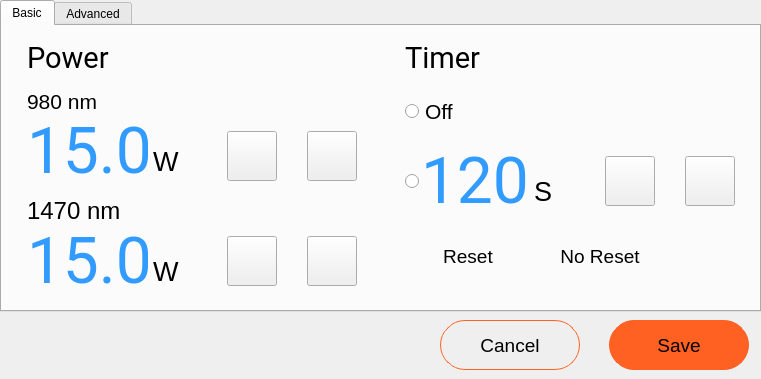
<?xml version="1.0" encoding="UTF-8"?>
<ui version="4.0">
 <class>changevalue</class>
 <widget class="QWidget" name="changevalue">
  <property name="geometry">
   <rect>
    <x>0</x>
    <y>0</y>
    <width>761</width>
    <height>379</height>
   </rect>
  </property>
  <property name="windowTitle">
   <string>Form</string>
  </property>
  <widget class="QTabWidget" name="T2_home">
   <property name="geometry">
    <rect>
     <x>0</x>
     <y>0</y>
     <width>761</width>
     <height>312</height>
    </rect>
   </property>
   <property name="layoutDirection">
    <enum>Qt::LeftToRight</enum>
   </property>
   <property name="styleSheet">
    <string notr="true"/>
   </property>
   <property name="tabPosition">
    <enum>QTabWidget::North</enum>
   </property>
   <property name="tabShape">
    <enum>QTabWidget::Rounded</enum>
   </property>
   <property name="currentIndex">
    <number>0</number>
   </property>
   <property name="tabsClosable">
    <bool>false</bool>
   </property>
   <property name="movable">
    <bool>false</bool>
   </property>
   <property name="tabBarAutoHide">
    <bool>false</bool>
   </property>
   <widget class="QWidget" name="T2_basic">
    <attribute name="title">
     <string>Basic</string>
    </attribute>
    <widget class="QFrame" name="homeframe_1">
     <property name="geometry">
      <rect>
       <x>0</x>
       <y>0</y>
       <width>760</width>
       <height>280</height>
      </rect>
     </property>
     <property name="frameShape">
      <enum>QFrame::NoFrame</enum>
     </property>
     <widget class="QFrame" name="homeframe_2">
      <property name="geometry">
       <rect>
        <x>5</x>
        <y>5</y>
        <width>372</width>
        <height>270</height>
       </rect>
      </property>
      <property name="styleSheet">
       <string notr="true"/>
      </property>
      <property name="frameShape">
       <enum>QFrame::NoFrame</enum>
      </property>
      <widget class="QLabel" name="L2_power">
       <property name="geometry">
        <rect>
         <x>20</x>
         <y>15</y>
         <width>90</width>
         <height>25</height>
        </rect>
       </property>
       <property name="font">
        <font>
         <family>Roboto</family>
         <pointsize>22</pointsize>
         <weight>50</weight>
         <italic>false</italic>
         <bold>false</bold>
        </font>
       </property>
       <property name="styleSheet">
        <string notr="true">font-size: 22pt;</string>
       </property>
       <property name="text">
        <string>Power</string>
       </property>
      </widget>
      <widget class="QLabel" name="L2_watts">
       <property name="geometry">
        <rect>
         <x>146</x>
         <y>120</y>
         <width>31</width>
         <height>21</height>
        </rect>
       </property>
       <property name="styleSheet">
        <string notr="true">font-size: 20pt;</string>
       </property>
       <property name="text">
        <string>W</string>
       </property>
      </widget>
      <widget class="QLabel" name="L2_980nm">
       <property name="geometry">
        <rect>
         <x>20</x>
         <y>60</y>
         <width>80</width>
         <height>20</height>
        </rect>
       </property>
       <property name="styleSheet">
        <string notr="true">font-size: 16pt;</string>
       </property>
       <property name="text">
        <string>980 nm</string>
       </property>
      </widget>
      <widget class="QLabel" name="L2_1470nm">
       <property name="geometry">
        <rect>
         <x>20</x>
         <y>170</y>
         <width>95</width>
         <height>20</height>
        </rect>
       </property>
       <property name="styleSheet">
        <string notr="true">font-size: 18pt;</string>
       </property>
       <property name="text">
        <string>1470 nm</string>
       </property>
      </widget>
      <widget class="home_button" name="B2_980sub">
       <property name="geometry">
        <rect>
         <x>220</x>
         <y>100</y>
         <width>50</width>
         <height>50</height>
        </rect>
       </property>
       <property name="styleSheet">
        <string notr="true">image: url(:/icons/negative.svg);</string>
       </property>
       <property name="text">
        <string/>
       </property>
      </widget>
      <widget class="home_button" name="B2_980add">
       <property name="geometry">
        <rect>
         <x>300</x>
         <y>100</y>
         <width>50</width>
         <height>50</height>
        </rect>
       </property>
       <property name="sizePolicy">
        <sizepolicy hsizetype="Preferred" vsizetype="Preferred">
         <horstretch>0</horstretch>
         <verstretch>0</verstretch>
        </sizepolicy>
       </property>
       <property name="font">
        <font>
         <pointsize>22</pointsize>
        </font>
       </property>
       <property name="layoutDirection">
        <enum>Qt::LeftToRight</enum>
       </property>
       <property name="styleSheet">
        <string notr="true">image: url(:/icons/plus.svg);</string>
       </property>
       <property name="text">
        <string/>
       </property>
      </widget>
      <widget class="home_button" name="B2_1470sub">
       <property name="geometry">
        <rect>
         <x>220</x>
         <y>205</y>
         <width>50</width>
         <height>50</height>
        </rect>
       </property>
       <property name="styleSheet">
        <string notr="true">image: url(:/icons/negative.svg);</string>
       </property>
       <property name="text">
        <string/>
       </property>
      </widget>
      <widget class="home_button" name="B2_1470add">
       <property name="geometry">
        <rect>
         <x>300</x>
         <y>205</y>
         <width>50</width>
         <height>50</height>
        </rect>
       </property>
       <property name="styleSheet">
        <string notr="true">image: url(:/icons/plus.svg);</string>
       </property>
       <property name="text">
        <string/>
       </property>
      </widget>
      <widget class="QLabel" name="L2_980_show">
       <property name="geometry">
        <rect>
         <x>20</x>
         <y>90</y>
         <width>121</width>
         <height>60</height>
        </rect>
       </property>
       <property name="font">
        <font>
         <family>Roboto</family>
         <pointsize>48</pointsize>
         <italic>false</italic>
        </font>
       </property>
       <property name="styleSheet">
        <string notr="true">color: rgb(50, 155, 255);
font-size: 48pt;</string>
       </property>
       <property name="text">
        <string>15.0</string>
       </property>
      </widget>
      <widget class="QLabel" name="L2_1470_show">
       <property name="geometry">
        <rect>
         <x>20</x>
         <y>200</y>
         <width>121</width>
         <height>60</height>
        </rect>
       </property>
       <property name="font">
        <font>
         <family>Roboto</family>
         <pointsize>48</pointsize>
        </font>
       </property>
       <property name="styleSheet">
        <string notr="true">color: rgb(50, 155, 255);
font-size: 48pt;</string>
       </property>
       <property name="text">
        <string>15.0</string>
       </property>
      </widget>
      <widget class="QLabel" name="L2_watts_2">
       <property name="geometry">
        <rect>
         <x>146</x>
         <y>230</y>
         <width>31</width>
         <height>21</height>
        </rect>
       </property>
       <property name="styleSheet">
        <string notr="true">font-size: 20pt;</string>
       </property>
       <property name="text">
        <string>W</string>
       </property>
      </widget>
     </widget>
     <widget class="QFrame" name="homeframe_3">
      <property name="geometry">
       <rect>
        <x>383</x>
        <y>5</y>
        <width>372</width>
        <height>270</height>
       </rect>
      </property>
      <property name="styleSheet">
       <string notr="true"/>
      </property>
      <property name="frameShape">
       <enum>QFrame::NoFrame</enum>
      </property>
      <widget class="QLabel" name="L2_timer">
       <property name="geometry">
        <rect>
         <x>20</x>
         <y>15</y>
         <width>80</width>
         <height>25</height>
        </rect>
       </property>
       <property name="font">
        <font>
         <family>Roboto</family>
         <pointsize>22</pointsize>
         <weight>50</weight>
         <bold>false</bold>
        </font>
       </property>
       <property name="styleSheet">
        <string notr="true">font-size: 22pt;</string>
       </property>
       <property name="text">
        <string>Timer</string>
       </property>
      </widget>
      <widget class="QLabel" name="L2_seconds">
       <property name="geometry">
        <rect>
         <x>149</x>
         <y>145</y>
         <width>31</width>
         <height>31</height>
        </rect>
       </property>
       <property name="styleSheet">
        <string notr="true">font-size: 20pt;</string>
       </property>
       <property name="text">
        <string>S</string>
       </property>
      </widget>
      <widget class="home_button" name="B2_timer_add">
       <property name="geometry">
        <rect>
         <x>300</x>
         <y>125</y>
         <width>50</width>
         <height>50</height>
        </rect>
       </property>
       <property name="styleSheet">
        <string notr="true">image: url(:/icons/plus.svg);</string>
       </property>
       <property name="text">
        <string/>
       </property>
      </widget>
      <widget class="home_button" name="B2_timer_sub">
       <property name="geometry">
        <rect>
         <x>220</x>
         <y>125</y>
         <width>50</width>
         <height>50</height>
        </rect>
       </property>
       <property name="styleSheet">
        <string notr="true">image: url(:/icons/negative.svg);</string>
       </property>
       <property name="text">
        <string/>
       </property>
      </widget>
      <widget class="QRadioButton" name="B2_timer_on">
       <property name="geometry">
        <rect>
         <x>20</x>
         <y>140</y>
         <width>90</width>
         <height>21</height>
        </rect>
       </property>
       <property name="styleSheet">
        <string notr="true">font-size: 16pt;</string>
       </property>
       <property name="text">
        <string/>
       </property>
      </widget>
      <widget class="QRadioButton" name="B2_timer_off">
       <property name="geometry">
        <rect>
         <x>20</x>
         <y>70</y>
         <width>90</width>
         <height>21</height>
        </rect>
       </property>
       <property name="styleSheet">
        <string notr="true">font-size: 16pt;</string>
       </property>
       <property name="text">
        <string>Off</string>
       </property>
      </widget>
      <widget class="QLabel" name="L2_timer_show">
       <property name="geometry">
        <rect>
         <x>36</x>
         <y>120</y>
         <width>111</width>
         <height>60</height>
        </rect>
       </property>
       <property name="font">
        <font>
         <family>Roboto</family>
         <pointsize>48</pointsize>
        </font>
       </property>
       <property name="styleSheet">
        <string notr="true">color: rgb(50, 155, 255);
font-size: 48pt;</string>
       </property>
       <property name="text">
        <string>120</string>
       </property>
      </widget>
      <widget class="QPushButton" name="B2_timer_reset">
       <property name="geometry">
        <rect>
         <x>18</x>
         <y>200</y>
         <width>130</width>
         <height>50</height>
        </rect>
       </property>
       <property name="styleSheet">
        <string notr="true">border: 0px solid;
border-top-left-radius: 25px;
border-bottom-left-radius: 25px;
font-size: 14pt;</string>
       </property>
       <property name="text">
        <string>Reset</string>
       </property>
       <property name="autoExclusive">
        <bool>false</bool>
       </property>
      </widget>
      <widget class="QPushButton" name="B2_timer_noreset">
       <property name="geometry">
        <rect>
         <x>150</x>
         <y>200</y>
         <width>130</width>
         <height>50</height>
        </rect>
       </property>
       <property name="styleSheet">
        <string notr="true">border: 0px solid;
border-top-right-radius: 25px;
border-bottom-right-radius: 25px;
font-size: 14pt;</string>
       </property>
       <property name="text">
        <string>No Reset</string>
       </property>
       <property name="autoExclusive">
        <bool>false</bool>
       </property>
      </widget>
     </widget>
    </widget>
   </widget>
   <widget class="QWidget" name="T2_advanced">
    <attribute name="title">
     <string>Advanced</string>
    </attribute>
    <widget class="QFrame" name="homeframe_4">
     <property name="geometry">
      <rect>
       <x>0</x>
       <y>0</y>
       <width>760</width>
       <height>280</height>
      </rect>
     </property>
     <property name="frameShape">
      <enum>QFrame::NoFrame</enum>
     </property>
     <widget class="QFrame" name="homeframe_5">
      <property name="geometry">
       <rect>
        <x>5</x>
        <y>5</y>
        <width>372</width>
        <height>270</height>
       </rect>
      </property>
      <property name="styleSheet">
       <string notr="true"/>
      </property>
      <property name="frameShape">
       <enum>QFrame::NoFrame</enum>
      </property>
      <widget class="QLabel" name="label_2">
       <property name="geometry">
        <rect>
         <x>20</x>
         <y>60</y>
         <width>131</width>
         <height>20</height>
        </rect>
       </property>
       <property name="styleSheet">
        <string notr="true">font-size: 18pt;</string>
       </property>
       <property name="text">
        <string>ON time</string>
       </property>
      </widget>
      <widget class="QLabel" name="label">
       <property name="geometry">
        <rect>
         <x>20</x>
         <y>170</y>
         <width>151</width>
         <height>20</height>
        </rect>
       </property>
       <property name="styleSheet">
        <string notr="true">font-size: 18pt;</string>
       </property>
       <property name="text">
        <string>OFF time</string>
       </property>
      </widget>
      <widget class="home_button" name="B2_on_time_sub">
       <property name="geometry">
        <rect>
         <x>220</x>
         <y>100</y>
         <width>50</width>
         <height>50</height>
        </rect>
       </property>
       <property name="styleSheet">
        <string notr="true">image: url(:/icons/negative.svg);</string>
       </property>
       <property name="text">
        <string/>
       </property>
      </widget>
      <widget class="home_button" name="B2_on_time_add">
       <property name="geometry">
        <rect>
         <x>300</x>
         <y>100</y>
         <width>50</width>
         <height>50</height>
        </rect>
       </property>
       <property name="sizePolicy">
        <sizepolicy hsizetype="Preferred" vsizetype="Preferred">
         <horstretch>0</horstretch>
         <verstretch>0</verstretch>
        </sizepolicy>
       </property>
       <property name="font">
        <font>
         <pointsize>22</pointsize>
        </font>
       </property>
       <property name="layoutDirection">
        <enum>Qt::LeftToRight</enum>
       </property>
       <property name="styleSheet">
        <string notr="true">image: url(:/icons/plus.svg);</string>
       </property>
       <property name="text">
        <string/>
       </property>
      </widget>
      <widget class="home_button" name="B2_off_time_sub">
       <property name="geometry">
        <rect>
         <x>220</x>
         <y>205</y>
         <width>50</width>
         <height>50</height>
        </rect>
       </property>
       <property name="styleSheet">
        <string notr="true">image: url(:/icons/negative.svg);</string>
       </property>
       <property name="text">
        <string/>
       </property>
      </widget>
      <widget class="home_button" name="B2_off_time_add">
       <property name="geometry">
        <rect>
         <x>300</x>
         <y>205</y>
         <width>50</width>
         <height>50</height>
        </rect>
       </property>
       <property name="styleSheet">
        <string notr="true">image: url(:/icons/plus.svg);</string>
       </property>
       <property name="text">
        <string/>
       </property>
      </widget>
      <widget class="QLabel" name="L2_on_pulse_show">
       <property name="geometry">
        <rect>
         <x>20</x>
         <y>90</y>
         <width>131</width>
         <height>60</height>
        </rect>
       </property>
       <property name="font">
        <font>
         <family>Roboto</family>
         <pointsize>48</pointsize>
         <italic>false</italic>
        </font>
       </property>
       <property name="styleSheet">
        <string notr="true">color: rgb(50, 155, 255);
font-size: 48pt;</string>
       </property>
       <property name="text">
        <string>11.5</string>
       </property>
      </widget>
      <widget class="QLabel" name="L2_off_pulse_show">
       <property name="geometry">
        <rect>
         <x>20</x>
         <y>200</y>
         <width>131</width>
         <height>60</height>
        </rect>
       </property>
       <property name="font">
        <font>
         <family>Roboto</family>
         <pointsize>48</pointsize>
        </font>
       </property>
       <property name="styleSheet">
        <string notr="true">color: rgb(50, 155, 255);
font-size: 48pt;</string>
       </property>
       <property name="text">
        <string>11.5</string>
       </property>
      </widget>
      <widget class="QCheckBox" name="B2_pulsemode">
       <property name="geometry">
        <rect>
         <x>20</x>
         <y>15</y>
         <width>141</width>
         <height>21</height>
        </rect>
       </property>
       <property name="mouseTracking">
        <bool>false</bool>
       </property>
       <property name="styleSheet">
        <string notr="true">font-size: 16pt;</string>
       </property>
       <property name="text">
        <string>Pulse Mode</string>
       </property>
      </widget>
      <widget class="QLabel" name="L2_on_pulse_unit">
       <property name="geometry">
        <rect>
         <x>150</x>
         <y>120</y>
         <width>31</width>
         <height>21</height>
        </rect>
       </property>
       <property name="styleSheet">
        <string notr="true">font-size:20px;</string>
       </property>
       <property name="text">
        <string>ms</string>
       </property>
      </widget>
      <widget class="QLabel" name="L2_off_pulse_unit">
       <property name="geometry">
        <rect>
         <x>150</x>
         <y>230</y>
         <width>31</width>
         <height>21</height>
        </rect>
       </property>
       <property name="styleSheet">
        <string notr="true">font-size:20px;</string>
       </property>
       <property name="text">
        <string>ms</string>
       </property>
      </widget>
     </widget>
     <widget class="QFrame" name="homeframe_6">
      <property name="geometry">
       <rect>
        <x>383</x>
        <y>5</y>
        <width>372</width>
        <height>270</height>
       </rect>
      </property>
      <property name="styleSheet">
       <string notr="true"/>
      </property>
      <property name="frameShape">
       <enum>QFrame::NoFrame</enum>
      </property>
      <widget class="home_button" name="B2_alarm_sec_add">
       <property name="geometry">
        <rect>
         <x>300</x>
         <y>100</y>
         <width>50</width>
         <height>50</height>
        </rect>
       </property>
       <property name="styleSheet">
        <string notr="true">image: url(:/icons/plus.svg);</string>
       </property>
       <property name="text">
        <string/>
       </property>
      </widget>
      <widget class="home_button" name="B2_alarm_sec_sub">
       <property name="geometry">
        <rect>
         <x>220</x>
         <y>100</y>
         <width>50</width>
         <height>50</height>
        </rect>
       </property>
       <property name="styleSheet">
        <string notr="true">image: url(:/icons/negative.svg);</string>
       </property>
       <property name="text">
        <string/>
       </property>
      </widget>
      <widget class="QCheckBox" name="B2_audioalarm">
       <property name="geometry">
        <rect>
         <x>20</x>
         <y>15</y>
         <width>141</width>
         <height>21</height>
        </rect>
       </property>
       <property name="styleSheet">
        <string notr="true">font-size: 16pt;</string>
       </property>
       <property name="text">
        <string>Audio Alarm</string>
       </property>
      </widget>
      <widget class="QRadioButton" name="B2_sec_alarm">
       <property name="geometry">
        <rect>
         <x>20</x>
         <y>60</y>
         <width>121</width>
         <height>21</height>
        </rect>
       </property>
       <property name="mouseTracking">
        <bool>false</bool>
       </property>
       <property name="styleSheet">
        <string notr="true">font-size: 18pt;</string>
       </property>
       <property name="text">
        <string>Seconds</string>
       </property>
       <property name="autoExclusive">
        <bool>false</bool>
       </property>
      </widget>
      <widget class="QRadioButton" name="B2_joule_alarm">
       <property name="geometry">
        <rect>
         <x>20</x>
         <y>170</y>
         <width>91</width>
         <height>21</height>
        </rect>
       </property>
       <property name="mouseTracking">
        <bool>false</bool>
       </property>
       <property name="styleSheet">
        <string notr="true">font-size: 16pt;</string>
       </property>
       <property name="text">
        <string>Joules</string>
       </property>
       <property name="autoExclusive">
        <bool>false</bool>
       </property>
      </widget>
      <widget class="QLabel" name="L2_alarm_sec_show">
       <property name="geometry">
        <rect>
         <x>20</x>
         <y>90</y>
         <width>201</width>
         <height>60</height>
        </rect>
       </property>
       <property name="font">
        <font>
         <family>Roboto</family>
         <pointsize>48</pointsize>
         <italic>false</italic>
        </font>
       </property>
       <property name="styleSheet">
        <string notr="true">color: rgb(50, 155, 255);
font-size: 48pt;</string>
       </property>
       <property name="text">
        <string>0.0</string>
       </property>
      </widget>
      <widget class="QLabel" name="L2_alarm_joule_show">
       <property name="geometry">
        <rect>
         <x>20</x>
         <y>200</y>
         <width>201</width>
         <height>60</height>
        </rect>
       </property>
       <property name="font">
        <font>
         <family>Roboto</family>
         <pointsize>48</pointsize>
         <italic>false</italic>
        </font>
       </property>
       <property name="styleSheet">
        <string notr="true">color: rgb(50, 155, 255);
font-size: 48pt;</string>
       </property>
       <property name="text">
        <string>0.0</string>
       </property>
      </widget>
      <widget class="home_button" name="B2_alarm_joule_add">
       <property name="geometry">
        <rect>
         <x>300</x>
         <y>205</y>
         <width>50</width>
         <height>50</height>
        </rect>
       </property>
       <property name="styleSheet">
        <string notr="true">image: url(:/icons/plus.svg);</string>
       </property>
       <property name="text">
        <string/>
       </property>
      </widget>
      <widget class="home_button" name="B2_alarm_joule_sub">
       <property name="geometry">
        <rect>
         <x>220</x>
         <y>205</y>
         <width>50</width>
         <height>50</height>
        </rect>
       </property>
       <property name="styleSheet">
        <string notr="true">image: url(:/icons/negative.svg);</string>
       </property>
       <property name="text">
        <string/>
       </property>
      </widget>
     </widget>
    </widget>
   </widget>
  </widget>
  <widget class="QLabel" name="L2_tab_hide">
   <property name="geometry">
    <rect>
     <x>0</x>
     <y>0</y>
     <width>381</width>
     <height>32</height>
    </rect>
   </property>
   <property name="styleSheet">
    <string notr="true"/>
   </property>
   <property name="text">
    <string/>
   </property>
  </widget>
  <widget class="QPushButton" name="B4_save">
   <property name="geometry">
    <rect>
     <x>609</x>
     <y>320</y>
     <width>140</width>
     <height>50</height>
    </rect>
   </property>
   <property name="styleSheet">
    <string notr="true">font-size: 14pt;
border: 1px solid rgb(255, 97, 34);
border-radius: 25px;
background-color:rgb(255, 97, 34);
</string>
   </property>
   <property name="text">
    <string>Save</string>
   </property>
  </widget>
  <widget class="QPushButton" name="B4_cancel">
   <property name="geometry">
    <rect>
     <x>440</x>
     <y>320</y>
     <width>140</width>
     <height>50</height>
    </rect>
   </property>
   <property name="styleSheet">
    <string notr="true">font-size: 14pt;
border: 1px solid rgb(255, 97, 34);
border-radius: 25px;</string>
   </property>
   <property name="text">
    <string>Cancel</string>
   </property>
  </widget>
 </widget>
 <customwidgets>
  <customwidget>
   <class>home_button</class>
   <extends>QPushButton</extends>
   <header>home_button.h</header>
  </customwidget>
 </customwidgets>
 <resources/>
 <connections/>
</ui>
